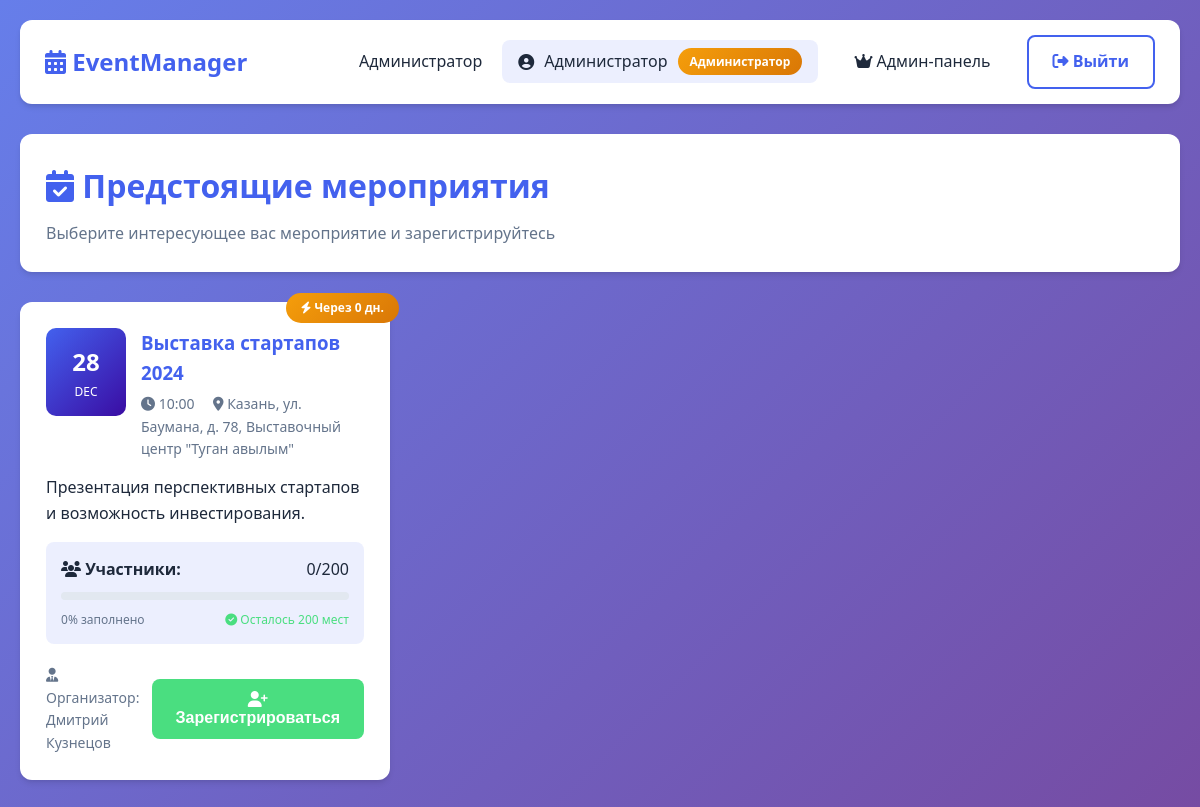
The page / (signed in) on the database its author committed.
### tables this page shows
CREATE TABLE events (
    id INTEGER PRIMARY KEY AUTOINCREMENT,
    title TEXT NOT NULL,
    description TEXT,
    date DATE NOT NULL,
    time TIME NOT NULL,
    location TEXT NOT NULL,
    max_participants INTEGER,
    organizer_id INTEGER,
    created_at DATETIME DEFAULT CURRENT_TIMESTAMP,
    FOREIGN KEY (organizer_id) REFERENCES users(id)
);

### config.php (called while the page is built, shortened)
<?php
function getCurrentUser() {
    return [
        'id' => $_SESSION['user_id'] ?? null,
        'email' => $_SESSION['email'] ?? null,
        'role' => $_SESSION['role'] ?? null,
        'name' => $_SESSION['name'] ?? null
    ];
}
?>

### index.php (the view, shortened to what this page needs)
<?php
require_once 'config.php';
require_once 'db.php';
$events = $db->query("
    SELECT e.*, u.name as organizer_name,
           COUNT(r.id) as registered_count
    FROM events e
    LEFT JOIN users u ON e.organizer_id = u.id
    LEFT JOIN registrations r ON e.id = r.event_id
    WHERE e.date >= date('now')
    GROUP BY e.id
    ORDER BY e.date ASC
");
?>
<!DOCTYPE html>
<html lang="ru">
<head>
    <link rel="stylesheet" href="style.css">
    <link rel="stylesheet" href="https://cdnjs.cloudflare.com/ajax/libs/font-awesome/6.4.0/css/all.min.css">
</head>
<body>
    <div class="container fade-in">
        <nav class="navbar">
            <a href="index.php" class="nav-brand">
                <i class="fas fa-calendar-alt"></i> EventManager
            </a>
            <div class="nav-links">
                <?php if (isset($_SESSION['user_id'])): ?>
                    <?php $user = getCurrentUser(); ?>
                    <?php
                    $role_russian = '';
                    switch ($user['role']) {
                        case 'admin':
                            $role_russian = 'Администратор';
                            break;
                    }
                    ?>
                    <?= $role_russian ?>
                    <div class="user-info">
                        <i class="fas fa-user-circle"></i>
                        <span><?= htmlspecialchars($user['name']) ?></span>
                        <span class="role-badge role-<?= $user['role'] ?>">
                            <?= $role_russian ?>
                        </span>
                    </div>
                    <?php if ($user['role'] === ROLE_ADMIN): ?>
                        <a href="admin.php" class="nav-link">
                            <i class="fas fa-crown"></i> Админ-панель
                        </a>
                    <?php elseif ($user['role'] === ROLE_ORGANIZER): ?>
                        <a href="organizer.php" class="nav-link">
                            <i class="fas fa-tasks"></i> Организатор
                        </a>
                    <?php else: ?>
                        <a href="participant.php" class="nav-link">
                            <i class="fas fa-user"></i> Кабинет
                        </a>
                    <?php endif; ?>
                    <a href="logout.php" class="btn btn-outline">
                        <i class="fas fa-sign-out-alt"></i> Выйти
                    </a>
                <?php endif; ?>
            </div>
        </nav>
        <div class="card text-center">
            <h1 style="color: var(--primary-color); margin-bottom: 10px;">
                <i class="fas fa-calendar-check"></i> Предстоящие мероприятия
            </h1>
            <p style="color: var(--gray-color);">Выберите интересующее вас мероприятие и зарегистрируйтесь</p>
        </div>
        <div class="grid">
            <?php while ($event = $events->fetchArray(SQLITE3_ASSOC)):
                $isFull = ($event['max_participants'] !== null && $event['registered_count'] >= $event['max_participants']);
                $percentage = $event['max_participants'] ? round(($event['registered_count'] / $event['max_participants']) * 100) : 0;
                $dateTime = new DateTime($event['date'] . ' ' . $event['time']);
                $formattedTime = $dateTime->format('H:i');
                $now = new DateTime();
                $daysLeft = $now->diff($dateTime)->days;
                ?>
                <div class="card" style="position: relative;">
                    <?php if ($daysLeft <= 3): ?>
                        <div
                            style="position: absolute; top: -10px; right: -10px; background: linear-gradient(135deg, #f59e0b, #d97706); color: white; padding: 5px 15px; border-radius: 20px; font-size: 12px; font-weight: bold; z-index: 1;">
                            <i class="fas fa-bolt"></i> Через <?= $daysLeft ?> дн.
                        </div>
                    <?php endif; ?>
                    <div style="display: flex; align-items: start; gap: 15px; margin-bottom: 15px;">
                        <div
                            style="background: linear-gradient(135deg, var(--primary-color), var(--secondary-color)); color: white; padding: 15px; border-radius: 10px; text-align: center; min-width: 80px;">
                            <div style="font-size: 24px; font-weight: bold;"><?= $dateTime->format('d') ?></div>
                            <div style="font-size: 12px; text-transform: uppercase;"><?= $dateTime->format('M') ?></div>
                        </div>
                        <div style="flex: 1;">
                            <h3 style="color: var(--primary-color); margin-bottom: 5px;">
                                <?= htmlspecialchars($event['title']) ?>
                            </h3>
                            <div style="color: var(--gray-color); font-size: 14px;">
                                <i class="fas fa-clock"></i> <?= $formattedTime ?>
                                <i class="fas fa-map-marker-alt" style="margin-left: 15px;"></i>
                                <?= htmlspecialchars($event['location']) ?>
                            </div>
                        </div>
                    </div>
                    <p style="margin-bottom: 15px; color: var(--dark-color);">
                        <?= htmlspecialchars($event['description']) ?>
                    </p>
                    <div style="background: rgba(67, 97, 238, 0.1); padding: 15px; border-radius: 8px; margin: 15px 0;">
                        <div style="display: flex; justify-content: space-between; margin-bottom: 10px;">
                            <span style="font-weight: 600;">
                                <i class="fas fa-users"></i> Участники:
                            </span>
                            <span>
                                <?php if ($event['max_participants']): ?>
                                    <?= $event['registered_count'] ?>/<?= $event['max_participants'] ?>
                                <?php else: ?>
                                    <?= $event['registered_count'] ?> (без ограничений)
                                <?php endif; ?>
                            </span>
                        </div>
                        <?php if ($event['max_participants']): ?>
                            <div class="progress-bar">
                            </div>
                            <div
                                style="display: flex; justify-content: space-between; font-size: 12px; color: var(--gray-color);">
                                <span><?= $percentage ?>% заполнено</span>
                                <span>
                                    <?php if ($isFull): ?>
                                        <span style="color: var(--danger-color);">
                                            <i class="fas fa-times-circle"></i> Мест нет
                                        </span>
                                    <?php else: ?>
                                        <span style="color: var(--success-color);">
                                            <i class="fas fa-check-circle"></i> Осталось
                                            <?= $event['max_participants'] - $event['registered_count'] ?> мест
                                        </span>
                                    <?php endif; ?>
                                </span>
                            </div>
                        <?php endif; ?>
                    </div>
                    <div style="display: flex; justify-content: space-between; align-items: center; margin-top: 20px;">
                        <div style="color: var(--gray-color); font-size: 14px;">
                            <i class="fas fa-user-tie"></i> Организатор: <?= htmlspecialchars($event['organizer_name']) ?>
                        </div>
                        <?php if (isset($_SESSION['user_id'])): ?>
                            <?php
                            $userId = $_SESSION['user_id'];
                            $checkStmt = $db->prepare("SELECT id FROM registrations WHERE user_id = :user_id AND event_id = :event_id");
                            $checkStmt->bindValue(':user_id', $userId);
                            $checkStmt->bindValue(':event_id', $event['id']);
                            $result = $checkStmt->execute();
                            $isRegistered = $result->fetchArray();
                            ?>
                            <div>
                                <?php if (!$isRegistered): ?>
                                    <?php if (!$isFull): ?>
                                        <form action="register_event.php" method="POST" style="display: inline;">
                                            <button type="submit" class="btn btn-success">
                                                <i class="fas fa-user-plus"></i> Зарегистрироваться
                                            </button>
                                        </form>
                                    <?php else: ?>
                                        <button disabled class="btn" style="background: var(--gray-color);">
                                            <i class="fas fa-ban"></i> Регистрация закрыта
                                        </button>
                                    <?php endif; ?>
                                <?php endif; ?>
                            </div>
                        <?php else: ?>
                            <a href="login.php" class="btn">
                                <i class="fas fa-sign-in-alt"></i> Войти для регистрации
                            </a>
                        <?php endif; ?>
                    </div>
                </div>
            <?php endwhile; ?>
        </div>
    </div>
</body>
</html>

### style.css (style rules this page uses)
* { margin: 0; padding: 0; box-sizing: border-box; }
:root { --primary-color: #4361ee; --secondary-color: #3a0ca3; --accent-color: #4cc9f0; --success-color: #4ade80; --danger-color: #f87171; --warning-color: #fbbf24; --dark-color: #1e293b; --light-color: #f8fafc; --gray-color: #64748b; --border-radius: 12px; --shadow: 0 4px 6px -1px rgba(0, 0, 0, 0.1), 0 2px 4px -1px rgba(0, 0, 0, 0.06); --transition: all 0.3s ease; }
body { font-family: 'Segoe UI', Tahoma, Geneva, Verdana, sans-serif; background: linear-gradient(135deg, #667eea 0%, #764ba2 100%); min-height: 100vh; color: var(--dark-color); line-height: 1.6; }
.container { max-width: 1200px; margin: 0 auto; padding: 20px; }
.card { background: white; border-radius: var(--border-radius); padding: 25px; box-shadow: var(--shadow); transition: var(--transition); border: 1px solid rgba(255, 255, 255, 0.2); backdrop-filter: blur(10px); }
.btn { display: inline-block; padding: 12px 24px; background: var(--primary-color); color: white; border: none; border-radius: 8px; font-size: 16px; font-weight: 600; cursor: pointer; transition: var(--transition); text-decoration: none; text-align: center; }
.btn-success { background: var(--success-color); }
.btn-outline { background: transparent; border: 2px solid var(--primary-color); color: var(--primary-color); }
.navbar { background: white; border-radius: var(--border-radius); padding: 15px 25px; margin-bottom: 30px; box-shadow: var(--shadow); display: flex; justify-content: space-between; align-items: center; }
.nav-brand { font-size: 24px; font-weight: bold; color: var(--primary-color); text-decoration: none; }
.nav-links { display: flex; gap: 20px; align-items: center; }
.nav-link { color: var(--dark-color); text-decoration: none; font-weight: 500; padding: 8px 16px; border-radius: 8px; transition: var(--transition); }
.user-info { display: flex; align-items: center; gap: 10px; padding: 8px 16px; background: rgba(67, 97, 238, 0.1); border-radius: 8px; }
.role-badge { padding: 4px 12px; border-radius: 20px; font-size: 12px; font-weight: 600; }
.role-admin { background: linear-gradient(135deg, #f59e0b, #d97706); color: white; }
.grid { display: grid; grid-template-columns: repeat(auto-fill, minmax(350px, 1fr)); gap: 25px; margin: 30px 0; }
.progress-bar { height: 8px; background: #e2e8f0; border-radius: 4px; overflow: hidden; margin: 10px 0; }
.fade-in { animation: fadeIn 0.6s ease-out; }

### rows shown on the page
events: $dateTime->format('d') "28", $dateTime->format('M') "DEC", title "Выставка стартапов 2024", time "10:00", location "Казань, ул. Баумана, д. 78, Выставочный центр \"Туган авылым\"", description "Презентация перспективных стартапов и возможность инвестирования.", registered_count "0", max_participants "200", percentage "0", $event['max_participants']-$event['registered_count'] "200", organizer_name "Дмитрий Кузнецов"

### other values the page prints
$role_russian "Администратор"
$user['name'] "Администратор"
